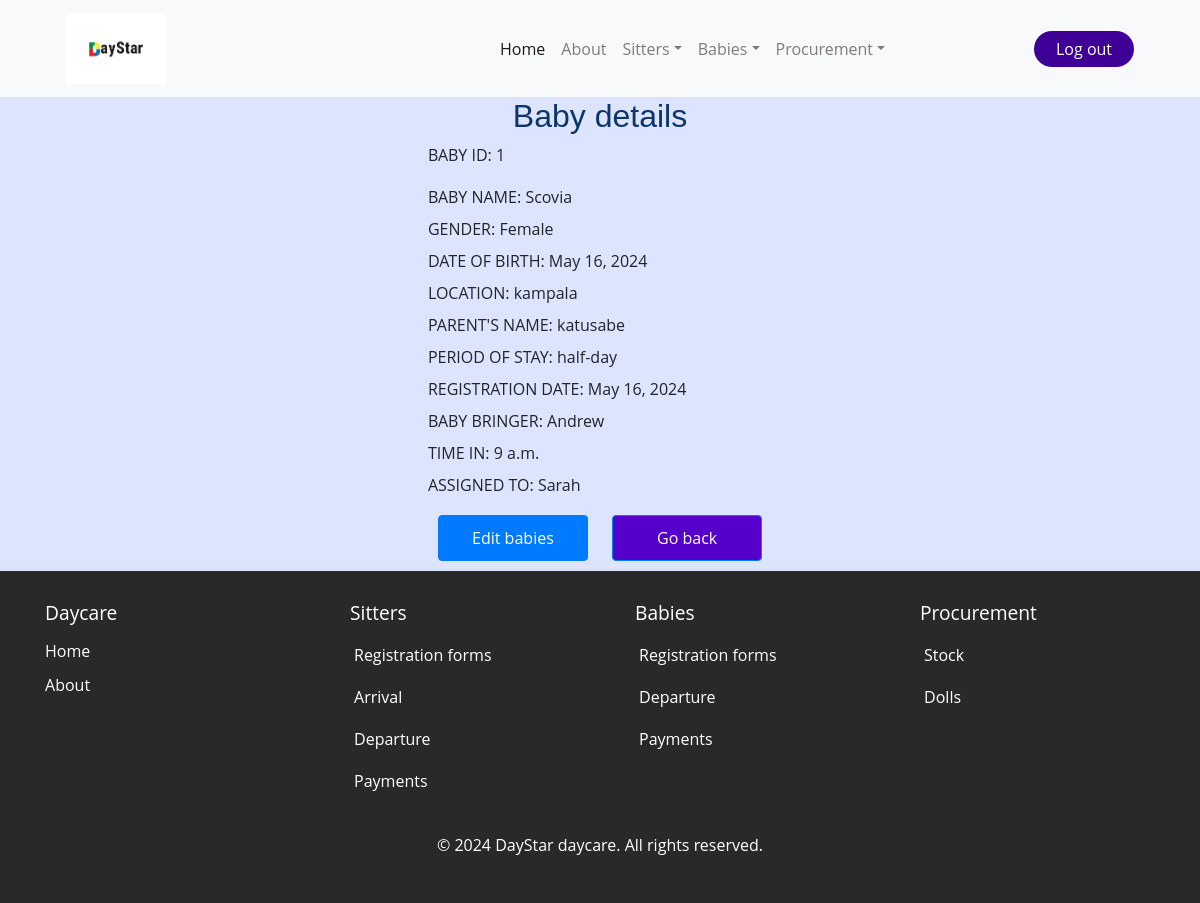
The page /baby_view/1/ (signed in) on the database its author committed.
### daystarApp/models.py (models this page shows, shortened)
class Baby(models.Model):
    baby_id = models.AutoField(primary_key=True)
    baby_name = models.CharField( max_length=20)
    baby_gender = models.CharField( max_length=20 )
    date_of_birth = models.DateField( default=timezone.now)
    baby_location = models.CharField( max_length=20)
    parents_name = models.CharField( max_length=20)
    period_of_stay = models.CharField(choices=[('half-day', 'Half-day'),('full-day', 'Full-day')], max_length=100)
    registration_date = models.DateField(default=timezone.now)
    baby_bringer = models.CharField( max_length=20)
    time_in = models.TimeField()
    Assigned_to=models.ForeignKey(Sitter_arrival,on_delete=models.CASCADE)

class Sitter_arrival(models.Model):
    sitter_name=models.ForeignKey(Sitterform, on_delete=models.CASCADE)
    sitter_number=models.IntegerField(default=0)
    date_of_arrival=models.DateField(default=timezone.now)
    timein=models.TimeField ()
    Attendancestatus=models.CharField(choices=[('On-duty', 'On-duty')], max_length=100)
    def __str__(self):
        return str(self.sitter_name)

class Sitterform(models.Model):
    name=models.CharField(max_length=200)
    gender=models.CharField(choices=[('male', 'Male'),('female', 'Female')], max_length=100)
    location=models.CharField(choices=[('kabalagala', 'kabalagala')], max_length=100)
    date_of_birth=models.DateField(default=timezone.now)
    next_of_kin=models.CharField( max_length=200)
    national_identification_number=models.CharField(max_length=200, validators=[NIN])
    recommenders_name=models.CharField(max_length=200)
    religon=models.CharField(max_length=200,null=True, blank=True)
    level_of_education=models.CharField( choices=[('degree','Degree'),('diploma','Diploma'),('highschool certificate','Highschool certificate'),('others','Others')],max_length=200)
    sitter_number=models.IntegerField(default=0)
    contacts=models.CharField(max_length=200, validators=[contacts])
    date=models.DateField()
    def __str__(self):
        return self.name

### daystarApp/views.py (the view)
# urls.py: path('baby_view/<int:id>/', views.baby_view, name='baby_view'),
@login_required
def baby_view(request, id):
    one_baby = get_object_or_404(Baby, baby_id=id)
    return render(request, 'daystarApp/baby_view.html', {'one_baby': one_baby})

### daystarApp/templates/daystarApp/baby_view.html (shortened to what this page needs)
{% extends 'daystarApp/base.html' %}
{% load static %}
{% block content %}
<h2>Baby details</h2>
<div class="form-container">
    <form method="POST" action="">
        <div class="form-field">
            <label for="id_baby_id">BABY ID:</label>
            {{ one_baby.baby_id }}
        </div>
        <div>
            <label for="id_baby_name">BABY NAME:</label>
            {{ one_baby.baby_name }}
        </div>
        <div>
            <label for="id_baby_gender">GENDER:</label>
            {{ one_baby.baby_gender }}
        </div>
        <div>
            <label for="id_date_of_birth">DATE OF BIRTH:</label>
            {{ one_baby.date_of_birth }}
        </div>
        <div>
            <label for="id_baby_location">LOCATION:</label>
            {{ one_baby.baby_location }}
        </div>
        <div>
            <label for="id_parents_name ">PARENT'S NAME:</label>
            {{ one_baby.parents_name  }}
        </div>
        <div>
            <label for="id_period_of_stay">PERIOD OF STAY:</label>
            {{ one_baby.period_of_stay }}
        </div>
        <div>
            <label for="id_registration_date">REGISTRATION DATE:</label>
            {{ one_baby.registration_date }}
        </div>
        <div>
            <label for="id_baby_bringer">BABY BRINGER:</label>
            {{ one_baby.baby_bringer }}
        </div>
        <div>
            <label for="id_time_in">TIME IN:</label>
            {{ one_baby.time_in }}
        </div>
        <div>
            <label for="id_Assigned_to">ASSIGNED TO:</label>
            {{ one_baby.Assigned_to }}
        </div>
        <div>
            <a href="{% url 'baby_edit' id=one_baby.baby_id %}" class="btn btn-primary">Edit babies</a>
            <a href="/beb_reg_form" class="btn btn-primary" style="background-color: #5500cb;">Go back</a>
        </div>
    </form>
</div>
{% endblock %}

### static/css/home.css (style rules this page uses)
* { margin: 0; padding: 0; box-sizing: border-box; font-family: "Open Sans", Helvetica, Arial, sans-serif; }
:root { --background-color1: #fafaff; --background-color2: #ffffff; --background-color3: #ededed; --background-color4: #cad7fda4; --primary-color: #4b49ac; --secondary-color: #0c007d; --Border-color: #3f0097; --one-use-color: #3f0097; --two-use-color: #5500cb; }
body { background-color: var(--background-color4); max-width: 100%; overflow-x: hidden; }

### daystarApp/templates/daystarApp/baby_view.html (style rules this page uses)
h2 { text-align: center; font-family: sans-serif; color: #0C356A; }
.form-container { display: flex; flex-direction: column; align-items: center; }
.form-field { margin-bottom: 10px; text-align: left; }
.btn { margin: 10px; padding: 10px 20px; width: 150px; text-align: center; }

### rows shown on the page
Baby: baby_id "1", baby_name "Scovia", baby_gender "Female", date_of_birth "May 16, 2024", baby_location "kampala", parents_name "katusabe", period_of_stay "half-day", registration_date "May 16, 2024", baby_bringer "Andrew", time_in "9 a.m.", Assigned_to "Sarah"
